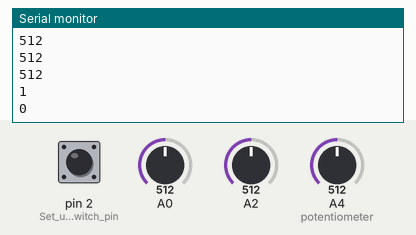
This sketch was run on a simulated Arduino Uno, built with avr-gcc and run on an emulated ATmega328P. Shown: the last lines printed to the serial monitor. Inputs (shaded band) come from the test bench; at power-on: A0 = 512, A2 = 512, A4 (potentiometer) = 512, pin 2 (Set_up_the_switch_pin) HIGH. Random numbers use the default seed unless the sketch sets one; no radio packets arrive unless stated.

Above: at 1.2 s.
1.3 s: A0 set to 716
At 2.1 s:
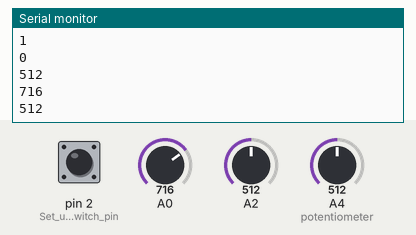
2.8 s: A2 set to 306
At 3.9 s:
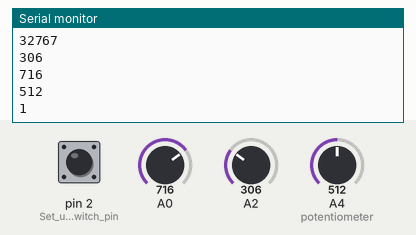
4.3 s: A4 (potentiometer) set to 900
At 5.3 s:
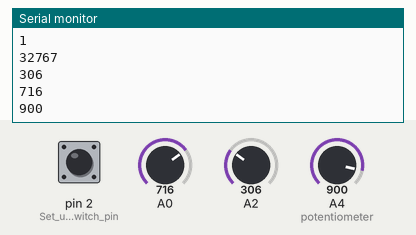
5.8 s: A4 (potentiometer) set to 1023
At 6.4 s:
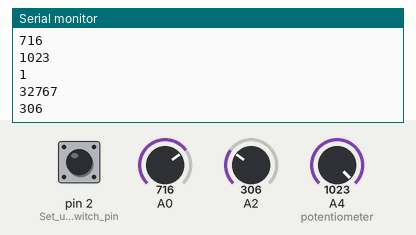
7.3 s: A2 set to 122
At 8.0 s:
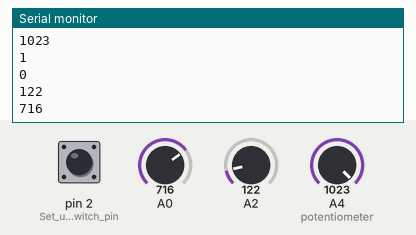
8.8 s: A0 set to 511
At 9.6 s:
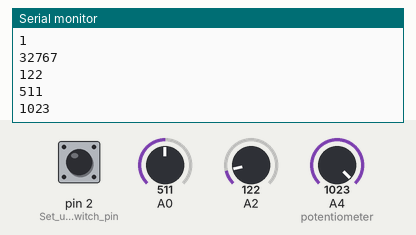
Timing chart, 0 to 11.3 s (numbered marks = the images above; inputs shaded):
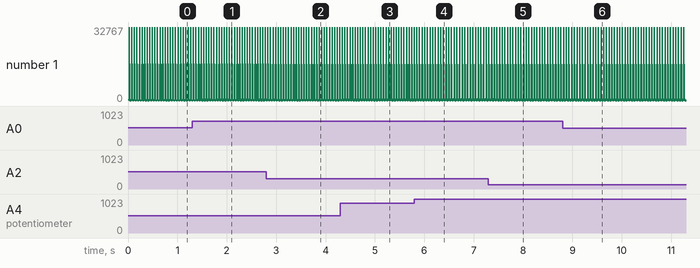

Measured:
- after the input at 1.3 s, the serial monitor: prints a new line after 0.09 s (image 1)
- after the input at 2.8 s, the serial monitor: prints a new line after 0.07 s (image 2)
- after the input at 4.3 s, the serial monitor: prints a new line after 0.08 s (image 3)
- after the input at 5.8 s, the serial monitor: prints a new line after 0.09 s (image 4)
- after the input at 7.3 s, the serial monitor: prints a new line after 0.07 s (image 5)
- after the input at 8.8 s, the serial monitor: prints a new line after 0.09 s (image 6)
- plotted number 1: 1 → 716 after the input at 1.3 s, 716 → 306 after the input at 2.8 s, 32767 → 1023 after the input at 5.8 s, 0 → 511 after the input at 8.8 s

The sketch:

universal_transmitter_firmware.ino
```cpp
// (licence header left out)
//Include required libraries.
#include <SPI.h>
#include <nRF24L01.h>
#include <RF24.h>

//Create variables for the inputs
int joyLeft;
int joyRight;
int motorPot;
int toggleSwitch;
int check;
int last_check = 0;

int dataPacket[5]; //Initialize the packet
int ack_message[2];
int ack_message_len = 2;

RF24 radio(10, 9); //Set up radio mode

const byte address[6] = "737373"; //Set the radio ID. CHANGE THIS IN YOUR OWN ROBOTS TO AVOID CONFLICTS!!!

void setup() {
  Serial.begin(9600); //Start talking.

  pinMode(2, INPUT_PULLUP); //Set up the switch pin.

  randomSeed(analogRead(A0));

  radio.begin(); //Start the radio.
  radio.openWritingPipe(address); //Assign address.
  radio.setPALevel(RF24_PA_MAX); //IT'S OVER 9000!
  radio.setDataRate(RF24_250KBPS); //Set the data rate to be slow. We don't need high data rate and slower tends to be more reliable.
  radio.stopListening(); //Don't bother looking for signals, this isn't a reciever.
}

void loop() {
  joyLeft = analogRead(A0); //Reads left joystick and assigns it to joyLeft
  joyRight = analogRead(A2); //Reads right joystick and assigns it to joyRight
  motorPot = analogRead(A4); //Reads potentiometer and assigns it to motorPot
  toggleSwitch = digitalRead(2); //Reads switch and assigns it to toggleSwitch
  check = random(32767);
  if(check = last_check && check != 1){
    check = check/2;
  }
  else if(check == 1 && last_check == 1){
    check = 32767;
  }
  else if(check == 0 && last_check == 0){
    check = 32767;
  };

  //Assigns the variables to different parts of the packet.
  dataPacket[0] = motorPot;
  dataPacket[1] = joyRight;
  dataPacket[2] = joyLeft;
  dataPacket[3] = toggleSwitch;
  dataPacket[4] = check;

  //Debugging.
  Serial.println(joyRight);
  Serial.println(joyLeft);
  Serial.println(motorPot);
  Serial.println(toggleSwitch);
  Serial.println(check);
  Serial.println();
  /*
  if(radio.isAckPayloadAvailable()){
      radio.read(ack_message,ack_message_len);
      Serial.println("Acknowledge received: ");
      for(int i; i<=3; i++){
        Serial.print(ack_message[i])
      }
  }
  */
  radio.write(&dataPacket, sizeof(dataPacket)); //Send data packet
  last_check = check;
  delay(5); //Slow the loop down so we don't overload the reciever as it tries to process everything.
}
```
